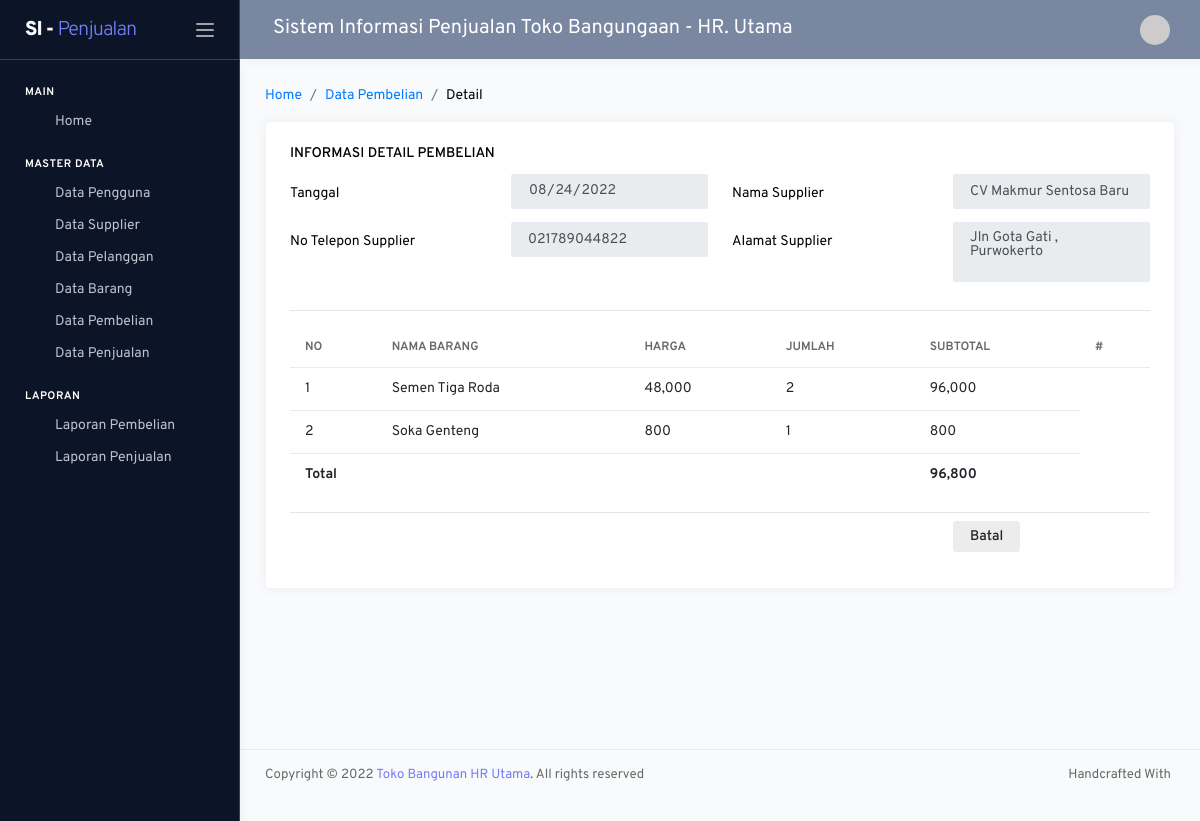
The app's page /pemilik/index.php?hal=pembelian/detail&id=17 with its own data.
### tables this page shows
CREATE TABLE `tb_pembelian` (
  `idpembelian` int(11) NOT NULL,
  `tanggal` date DEFAULT NULL,
  `idsupplier` int(11) DEFAULT NULL,
  `total` int(11) DEFAULT NULL
);

CREATE TABLE `tb_supplier` (
  `idsupplier` int(11) NOT NULL,
  `namasupplier` varchar(50) DEFAULT NULL,
  `notelepon` varchar(15) DEFAULT NULL,
  `alamat` varchar(100) DEFAULT NULL
);

CREATE TABLE `tb_item_beli` (
  `iditembeli` int(11) NOT NULL,
  `idpembelian` int(11) DEFAULT NULL,
  `idbarang` int(11) DEFAULT NULL,
  `harga` int(11) DEFAULT NULL,
  `jumlah` int(11) DEFAULT NULL
);

CREATE TABLE `tb_barang` (
  `idbarang` int(11) NOT NULL,
  `namabarang` varchar(50) DEFAULT NULL,
  `idkategori` int(11) DEFAULT NULL,
  `stok` int(11) DEFAULT NULL,
  `hargajual` int(11) DEFAULT NULL,
  `hargabeli` int(11) DEFAULT NULL
);

### setting/crud.php (called while the page is built, shortened)
<?php
 function _dataGetAll ($mysqli,$sql){
  $hasil=array();
  $result = $mysqli->query($sql);
  $num_results = $result->num_rows;
  if($num_results > 0){
    while ($data=mysqli_fetch_assoc($result)) {
      array_push($hasil,$data);
    }
  }
  return $hasil;
}
function _dataGetId($conn,$table,$kondisi){
  $row = $conn->query("Select * from $table where $kondisi")->fetch_assoc();
  return $row;
}
?>

### pemilik/modul/pembelian/detail.php (the view, shortened to what this page needs)
<?php
if(isset($_GET['id']))
	extract(_dataGetId($mysqli,"tb_pembelian join tb_supplier using(idsupplier)","idpembelian='".$_GET['id']."'"));
?>
<nav class="page-breadcrumb">
    <ol class="breadcrumb">
        <li class="breadcrumb-item"><a href="/home">Home</a></li>
        <li class="breadcrumb-item"><a href="{{batal}}">Data Pembelian</a></li>
        <li class="breadcrumb-item" aria-current="page">Detail</li>
    </ol>
</nav>
<div class="row">
    <div class="col-md-12 grid-margin stretch-card">
        <div class="card">
            <div class="card-body">
                <h6 class="card-title">Informasi Detail Pembelian</h6>
                <div class="form-group row">
                    <label for="input" class="col-sm-3 col-form-label">Tanggal</label>
                    <div class="col-sm-3">
                        <input type="date" class="form-control" name="tanggal" value="<?=$tanggal?>"
                            placeholder="Inputkan tanggal" readonly>
                    </div>
                    <label for="input" class="col-sm-3 col-form-label">Nama Supplier</label>
                    <div class="col-sm-3">
                        <input type="text" class="form-control" name="supplier" value="<?=$namasupplier?>"
                            placeholder="Inputkan Nama Supplier" readonly>
                    </div>
                    <label for="input" class="col-sm-3 col-form-label">No Telepon Supplier</label>
                    <div class="col-sm-3">
                        <input type="text" class="form-control" name="supplier" value="<?=$notelepon?>" placeholder="Inputkan No Telepon Supplier" readonly>
                    </div>
                    <label for="input" class="col-sm-3 col-form-label">Alamat Supplier</label>
                    <div class="col-sm-3">
                            <textarea class="form-control" name="alamat" placeholder="Inputkan alamat" rows="3" readonly><?=@$alamat?></textarea>
                    </div>
                </div>
                <hr>
                <div class="table-responsive">
                    <table id="" class="table">
                        <thead>
                            <tr>
                                <th>No</th>
                                <th>Nama Barang</th>
                                <th>Harga</th>
                                <th>Jumlah</th>
                                <th>Subtotal</th>
                                <th>#</th>
                            </tr>
                        </thead>
                        <tbody>
                            <?php
                            $no = 0;
                            $total=0;
                            $sql = "SELECT *,harga*jumlah as subtotal FROM tb_barang join tb_item_beli using(idbarang) where idpembelian='$idpembelian'";
                            foreach (_dataGetAll($mysqli, $sql) as $key => $value) :
                                extract($value);
                            ?>
                                <tr>
                                    <td><?= $no += 1 ?></td>
                                    <td><?= $namabarang ?></td>
                                    <td><?= number_format($harga,0) ?></td>
                                    <td><?= number_format($jumlah,0) ?></td>
                                    <td><?= number_format($subtotal,0);$total+=$subtotal; ?></td>
                                </tr>
                            <?php endforeach; ?>
                            <tr>
                                <th colspan="4">Total</th>
                                <th><?= number_format($total,0) ?></th>
                            </tr>
                        </tbody>
                    </table>
                </div>
                <hr>
                <div class="form-group row ">
                    <div class="col-sm-9 offset-9">
                        <a class="btn btn-light" href="?hal=pembelian/data">Batal</a>
                    </div>
                </div>
            </div>
        </div>
    </div>
</div>

### pemilik/_partials/_css.php (style rules this page uses)
.form-group { margin-top: -20px!important; }

### pemilik/modul/pembelian/detail.php (style rules this page uses)
.form-group { margin-top: -20px !important; }

### records on screen
tb_pembelian: tanggal "08/24/2022", supplier "CV Makmur Sentosa Baru", supplier "021789044822", alamat "Jln Gota Gati , Purwokerto"
tb_item_beli: no "1", idbarang.namabarang "Semen Tiga Roda", harga "48,000", jumlah "2", subtotal "96,000"
tb_item_beli: no "2", idbarang.namabarang "Soka Genteng", harga "800", jumlah "1", subtotal "800"

### other values on screen
nav "SI - Penjualan"
judul "Sistem Informasi Penjualan Toko Bangungaan - HR. Utama"
$total "96,800"
